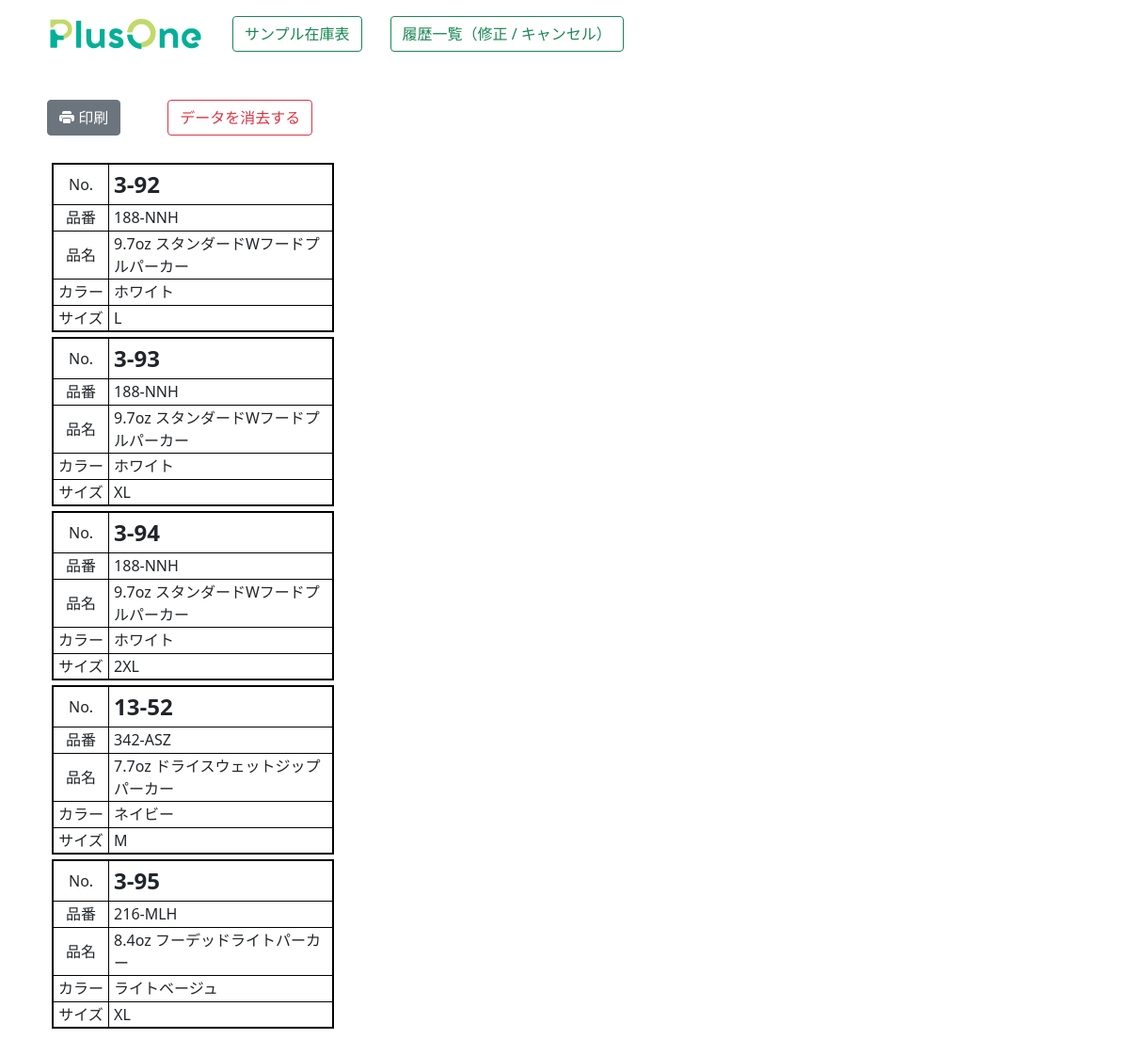
/zaiko2/label_print/, run on an earlier commit of the app's database.
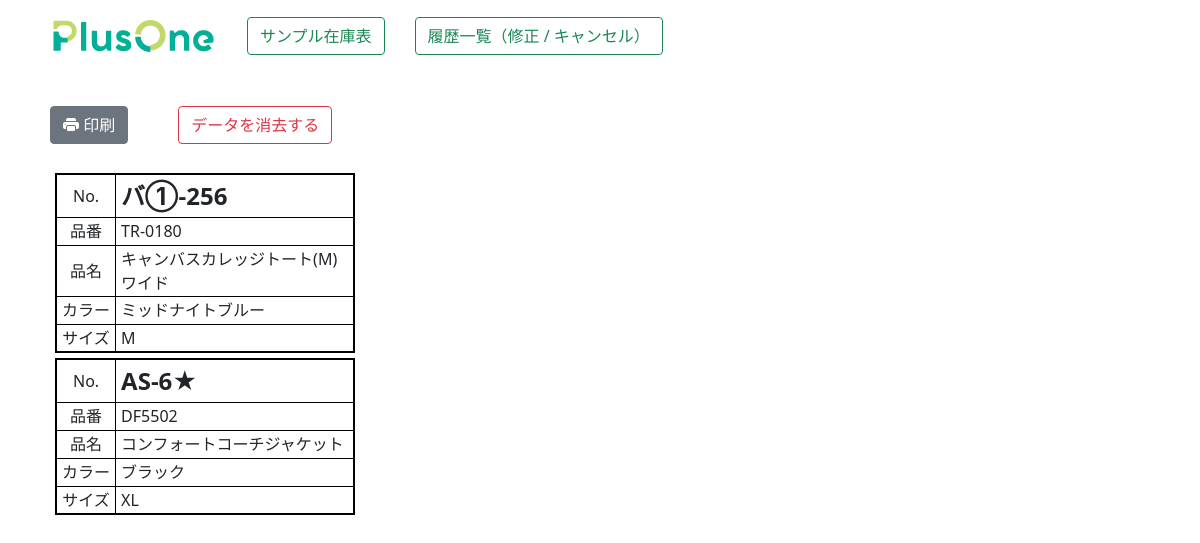
And on a later commit of the database.
### zaiko/models.py (models this page shows, shortened)
class Label(models.Model):
    sample_num=models.CharField("サンプルNo",max_length=20)
    shouhin_num=models.CharField("商品番号",max_length=20)
    shouhin_name=models.CharField("商品名",max_length=255)
    color=models.CharField("カラー",max_length=255)
    size=models.CharField("サイズ",max_length=20)

### zaiko2/views.py (the view)
# urls.py: path('label_print/', label_print, name="label_print"),
def label_print(request):
    items=Label.objects.all()
    if items.count() > 16:
        items1=items[:8]
        items2=items[7:16]
        items3=items[15:]
        params={"items1":items1,"items2":items2,"items3":items3,"col":3}
    elif items.count() >8:
        items1=items[:8]
        items2=items[8:16]
        params={"items1":items1,"items2":items2,"col":2}
    else:
        items1=items[:8]
        params={"items1":items1,"col":1}
    kanri=0
    if request.user.username == "p1masao":
        kanri=1
    params["kanri"]=kanri
    return render(request,"zaiko2/label.html",params)

### zaiko2/templates/zaiko2/label.html (shortened to what this page needs)
{% load static %}
<!DOCTYPE html>
<html lang="ja">
<head>
    <link rel="stylesheet" href="{% static 'main.css' %}">
    <link href="https://cdn.jsdelivr.net/npm/bootstrap@5.0.2/dist/css/bootstrap.min.css" rel="stylesheet">
    <link rel="stylesheet" href="https://cdn.jsdelivr.net/npm/bootstrap-icons@1.8.0/font/bootstrap-icons.css">
</head>
<body>
    <div class="container mt-3 mb-5">
        <div style="margin: 0 auto; justify-content: center; width: 1100px;">
            {% include "zaiko/menu.html" with kanri=kanri %}
            <div class="flex2" style="margin-top: 50px;">
                <div><button type="button" class="btn btn-secondary" id="print"><i class="bi bi-printer-fill"></i> 印刷</button></div>
                <div style="margin-left: 50px;">
                    <a href="{% url 'zaiko2:label_del' %}">
                        <button type="button" class="btn btn-outline-danger" onclick="return confirm('本当に消去しますか？')" >データを消去する</button>
                    </a>
                </div>
            </div>
            <div class="flex_print mt-4">
                <div>
                    <div style="width:310px; display: inline;">
                        {% for i in items1 %}
                        <table style="width:300px;margin: 5px;border: #000000 2px solid;">
                            <tr><td style="width: 20%; height: 43px; text-align: center;">No.</td><td style="width: 80%;font-weight: bold;font-size: 1.5em;padding-left: 5px;">{{i.sample_num}}</td></tr>
                            <tr><td style="height: 28px;text-align: center;">品番</td><td style="padding-left: 5px;">{{i.shouhin_num}}</td></tr>
                            <tr><td style="height: 28px;text-align: center;">品名</td><td style="padding-left: 5px;">{{i.shouhin_name}}</td></tr>
                            <tr><td style="height: 28px;text-align: center;">カラー</td><td style="padding-left: 5px;">{{i.color}}</td></tr>
                            <tr><td style="height: 28px;text-align: center;;">サイズ</td><td style="padding-left: 5px;">{{i.size}}</td></tr>
                        </table>
                        {% endfor %}
                    </div>
                </div>
            </div>
        </div>
    </div>
</body>
</html>

### zaiko/templates/zaiko/menu.html (shortened to what this page needs)
{% load static %}
<div class="menu">
    <div>
        <a href="https://www.p1-intl.com/" target="_blank"><img src="{% static 'logo.png' %}"></a>
    </div>
    <div style="margin-left: 30px;">
        <a href="{% url 'zaiko:index' %}"><button type="button" class="btn btn-outline-success">サンプル在庫表</button></a>
    </div>
    <div style="margin-left: 30px;">
        <a href="{% url 'zaiko:irai_rireki' %}"><button type="button" class="btn btn-outline-success">履歴一覧（修正 / キャンセル）</button></a>
    </div>
</div>

### zaiko/static/main.css (style rules this page uses)
.flex2,.menu { display: flex; flex-wrap: wrap; align-items: center; }
.flex_print { display: flex; flex-wrap: wrap; margin: 0 auto; }
.menu { width: 1100px; margin: 0 auto; }

### zaiko2/templates/zaiko2/label.html (style rules this page uses)
table, td, th { border: 1px #000000 solid; font-size:auto; }

What changed in the data, as far as the page shows it:
removed Label: sample_num "3-92", shouhin_num "188-NNH", shouhin_name "9.7oz スタンダードWフードプルパーカー", color "ホワイト", size "L"
removed Label: sample_num "3-93", shouhin_num "188-NNH", shouhin_name "9.7oz スタンダードWフードプルパーカー", color "ホワイト", size "XL"
removed Label: sample_num "3-94", shouhin_num "188-NNH", shouhin_name "9.7oz スタンダードWフードプルパーカー", color "ホワイト", size "2XL"
removed Label: sample_num "13-52", shouhin_num "342-ASZ", shouhin_name "7.7oz ドライスウェットジップパーカー", color "ネイビー", size "M"
removed Label: sample_num "3-95", shouhin_num "216-MLH", shouhin_name "8.4oz フーデッドライトパーカー", color "ライトベージュ", size "XL"
added Label: sample_num "バ①-256", shouhin_num "TR-0180", shouhin_name "キャンバスカレッジトート(M)ワイド", color "ミッドナイトブルー", size "M"
added Label: sample_num "AS-6★", shouhin_num "DF5502", shouhin_name "コンフォートコーチジャケット", color "ブラック", size "XL"
